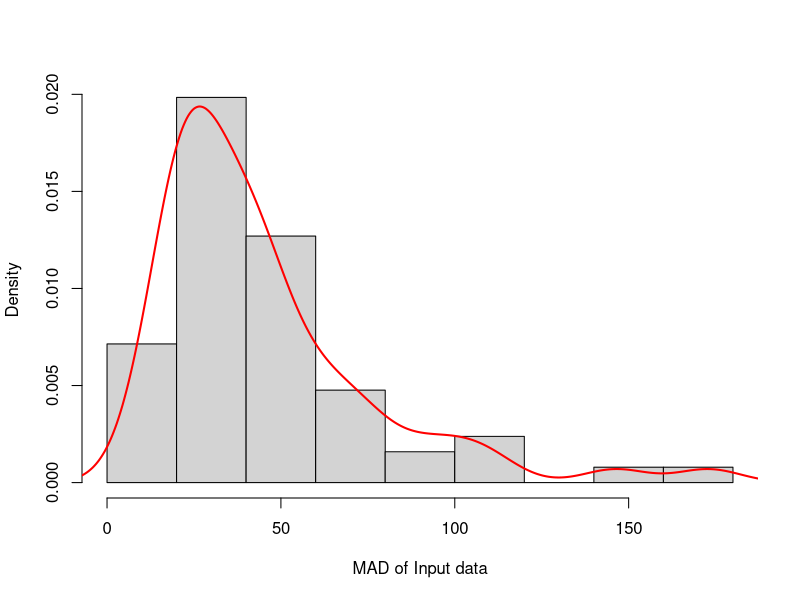
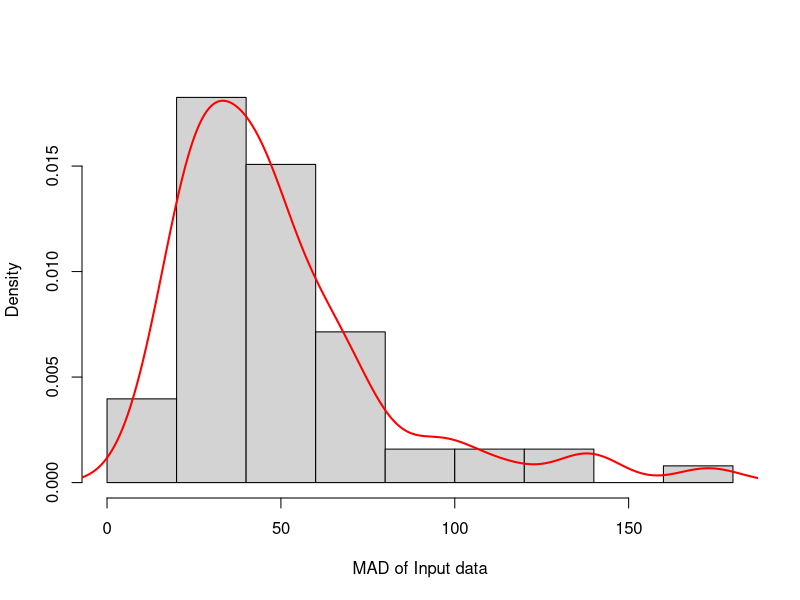
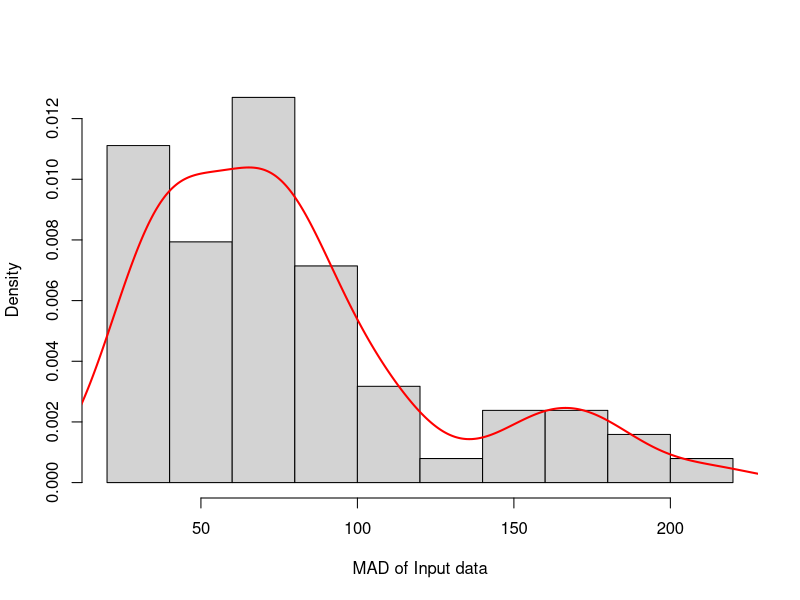
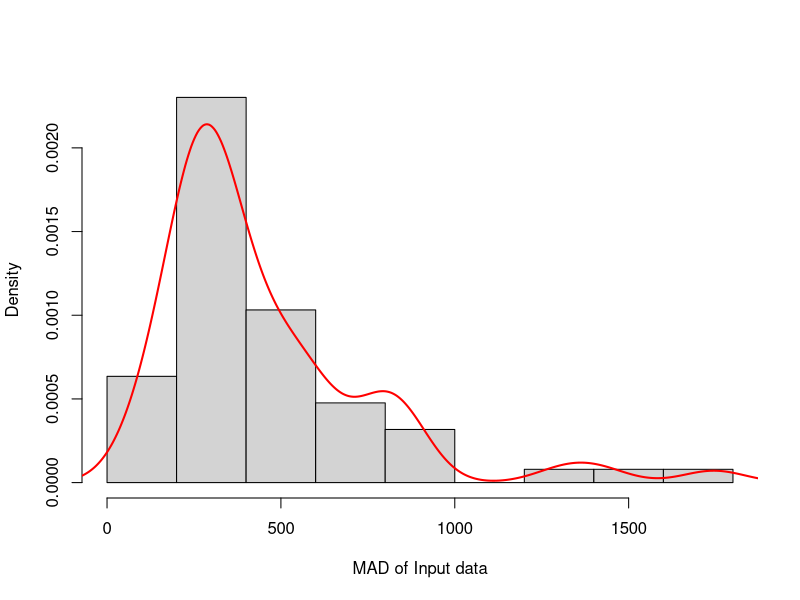
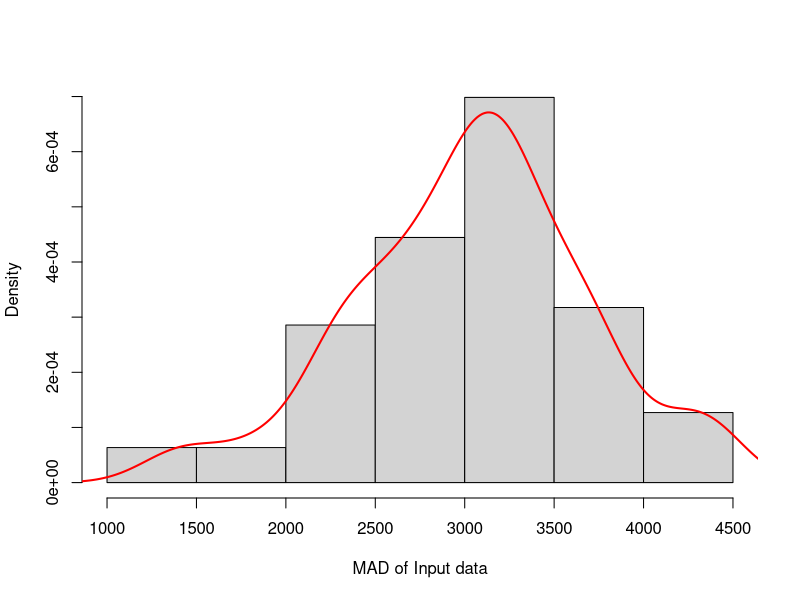

The R script that drew these images, in order:
## ---- chunk 1
knitr::opts_chunk$set(echo = TRUE)
## ---- chunk 2
library(readxl)
exchange_data <- read_excel("exchange_data.xlsx")
colnames(exchange_data[,c(5:ncol(exchange_data))])
## ---- chunk 3
exchange_data$median_ex <- apply(exchange_data[,c(5:30)],1,median)
exchange_data$mad_ex <- apply(exchange_data[,c(5:30)],1,mad)


hist(na.omit(exchange_data$mad_ex),freq = FALSE,xlab = "MAD of Input data",main = "")
# Calculate density
dx <- density(na.omit(exchange_data$mad_ex))
# Add density
lines(dx, lwd = 2, col = "red")

## ---- chunk 4
summary(exchange_data$mad_ex)
## ---- chunk 5
set.seed(123)
exchange_data10 <- exchange_data
for(i in 1:nrow(exchange_data10)){
for(j in 5:7){
  exchange_data10[i,j] = exchange_data10[i,j] + runif(1,-5000,5000) 
  
}
}

exchange_data10$median_ex <- apply(exchange_data10[,c(5:30)],1,median)
exchange_data10$mad_ex <- apply(exchange_data10[,c(5:30)],1,mad)


hist(na.omit(exchange_data10$mad_ex),freq = FALSE,xlab = "MAD of Input data",main = "")
# Calculate density
dx <- density(na.omit(exchange_data10$mad_ex))
# Add density
lines(dx, lwd = 2, col = "red")


## ---- chunk 6
summary(exchange_data10$mad_ex)
## ---- chunk 7
set.seed(123)
exchange_data25 <- exchange_data
for(i in 1:nrow(exchange_data25)){
for(j in 5:11){
  exchange_data25[i,j] = exchange_data25[i,j] + runif(1,-5000,5000) 
  
}
}

exchange_data25$median_ex <- apply(exchange_data25[,c(5:30)],1,median)
exchange_data25$mad_ex <- apply(exchange_data25[,c(5:30)],1,mad)

hist(na.omit(exchange_data25$mad_ex),freq = FALSE,xlab = "MAD of Input data",main = "")
# Calculate density
dx <- density(na.omit(exchange_data25$mad_ex))
# Add density
lines(dx, lwd = 2, col = "red")

## ---- chunk 8
summary(exchange_data25$mad_ex)
## ---- chunk 9
set.seed(123)
exchange_data50 <- exchange_data
for(i in 1:nrow(exchange_data50)){
for(j in 5:17){
  exchange_data50[i,j] = exchange_data50[i,j] + runif(1,-5000,5000) 
  
}
}

exchange_data50$median_ex <- apply(exchange_data50[,c(5:30)],1,median)
exchange_data50$mad_ex <- apply(exchange_data50[,c(5:30)],1,mad)

hist(na.omit(exchange_data50$mad_ex),freq = FALSE,xlab = "MAD of Input data",main = "")
# Calculate density
dx <- density(na.omit(exchange_data50$mad_ex))
# Add density
lines(dx, lwd = 2, col = "red")

## ---- chunk 10
summary(exchange_data50$mad_ex)
## ---- chunk 11
set.seed(123)
exchange_data90 <- exchange_data
for(i in 1:nrow(exchange_data90)){
for(j in 5:27){
  exchange_data90[i,j] = exchange_data90[i,j] + runif(1,-5000,5000) 
  
}
}

exchange_data90$median_ex <- apply(exchange_data90[,c(5:30)],1,median)
exchange_data90$mad_ex <- apply(exchange_data90[,c(5:30)],1,mad)

hist(na.omit(exchange_data90$mad_ex),freq = FALSE,xlab = "MAD of Input data",main = "")
# Calculate density
dx <- density(na.omit(exchange_data90$mad_ex))
# Add density
lines(dx, lwd = 2, col = "red")

## ---- chunk 12
summary(exchange_data90$mad_ex)
